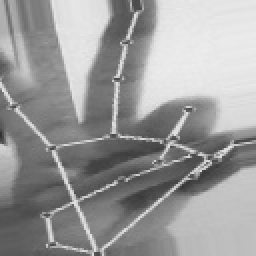
#> input picture dataset/decrease_volume/img_102_1.jpg, 128 x 128 px (shown 2 times larger); its folder holds 3 pictures in this run
$ python train_model.py
#> lines starting #> are read from the running program, lines starting #| are printed output that depends on the picture
import os
import cv2
import numpy as np
from sklearn.model_selection import train_test_split
from sklearn.neighbors import KNeighborsClassifier
import joblib

DATA_DIR = 'dataset'
CATEGORIES = os.listdir(DATA_DIR)
data = []
labels = []

print("Loading data...")
for category in CATEGORIES:
    folder_path = os.path.join(DATA_DIR, category)
    for img_name in os.listdir(folder_path):
        img_path = os.path.join(folder_path, img_name)
        img = cv2.imread(img_path)
#> img is the input picture: shape (128, 128, 3); min 48, max 237, mean 154.1
        img = cv2.cvtColor(img, cv2.COLOR_BGR2GRAY)
#> img: shape (128, 128)
        img = cv2.resize(img, (64, 64))  # Resize for consistency
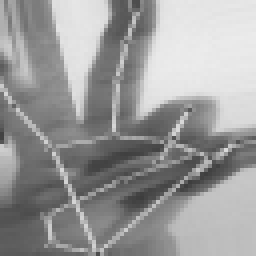
#> img: shape (64, 64) (shown 4 times larger); min 61, max 236, mean 154.2
        data.append(img.flatten())
        labels.append(category)
#> pass 2 of the loop `for category in CATEGORIES:`:
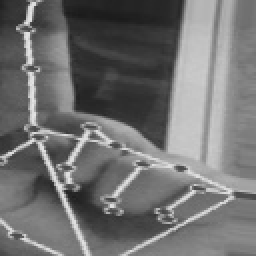
#> input picture dataset/increase_volume/img_1002_1.jpg, 128 x 128 px (shown 2 times larger)
#> img is the input picture: shape (128, 128, 3); min 26, max 229, mean 113.1
#> `img = cv2.resize(img, (64, 64))`:
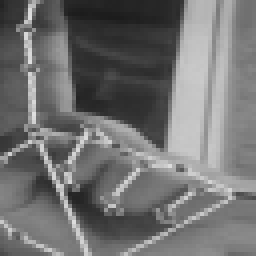
#> img: shape (64, 64) (shown 4 times larger); min 28, max 224, mean 113.2

print("Data loaded:", len(data), "samples")

X = np.array(data)
y = np.array(labels)

X_train, X_test, y_train, y_test = train_test_split(X, y, test_size=0.2)

model = KNeighborsClassifier(n_neighbors=3)
model.fit(X_train, y_train)

acc = model.score(X_test, y_test)
print(f"Model accuracy: {acc*100:.2f}%")

# Save the model
joblib.dump(model, 'gesture_model.pkl')
print("Model saved as gesture_model.pkl")
